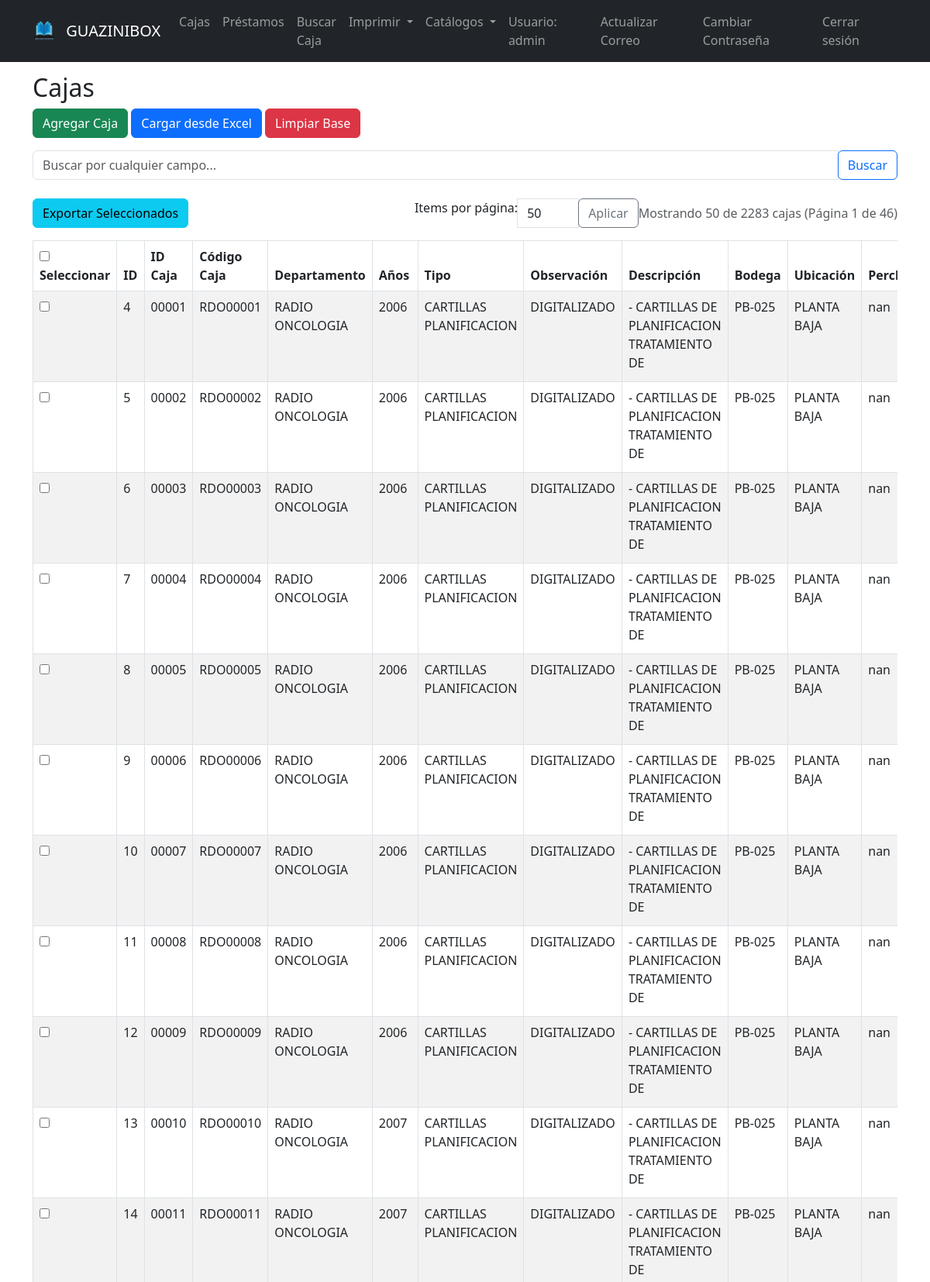
/cajas (signed in, upper part), run on the app's committed database.
### tables this page shows
CREATE TABLE users (
            id INTEGER PRIMARY KEY AUTOINCREMENT,
            username TEXT UNIQUE NOT NULL,
            password TEXT NOT NULL,
            email TEXT UNIQUE,
            reset_token TEXT,
            token_expiry TIMESTAMP
        );

CREATE TABLE cajas (
            id INTEGER PRIMARY KEY AUTOINCREMENT,
            id_caja TEXT,
            codigo_caja TEXT,
            departamento_id INTEGER,
            años TEXT,
            tipo_id INTEGER,
            observacion TEXT COLLATE NOCASE, 
            descripcion TEXT COLLATE NOCASE, 
            bodega_id INTEGER,
            ubicacion_id INTEGER,
            percha TEXT,
            fila TEXT,
            columna TEXT,
            qr_path TEXT,
            FOREIGN KEY(departamento_id) REFERENCES departamentos(id),
            FOREIGN KEY(tipo_id) REFERENCES tipos(id),
            FOREIGN KEY(bodega_id) REFERENCES bodegas(id),
            FOREIGN KEY(ubicacion_id) REFERENCES ubicaciones(id)
        );

CREATE TABLE departamentos (
            id INTEGER PRIMARY KEY AUTOINCREMENT,
            nombre TEXT NOT NULL,
            cover_template TEXT
        );

CREATE TABLE tipos (
            id INTEGER PRIMARY KEY AUTOINCREMENT,
            nombre TEXT NOT NULL
        );

CREATE TABLE bodegas (
            id INTEGER PRIMARY KEY AUTOINCREMENT,
            nombre TEXT NOT NULL,
            tamano TEXT
        );

CREATE TABLE ubicaciones (
            id INTEGER PRIMARY KEY AUTOINCREMENT,
            nombre TEXT NOT NULL
        );

### app.py (the view)
@app.route("/cajas", methods=["GET"])
@login_required
def cajas():
    search_term = request.args.get('search', '')
    page = request.args.get('page', 1, type=int)
    try:
        per_page_str = request.args.get('per_page', '50')
        per_page = int(per_page_str)
        print(f"Valor per_page recibido: {per_page_str}, convertido a: {per_page}")
    except (ValueError, TypeError):
        per_page = 50
        print(f"Error al convertir per_page, usando valor predeterminado: {per_page}")
    if per_page < 1:
        per_page = 50  # Valor predeterminado si está fuera de rango
        print(f"per_page fuera de rango, establecido a: {per_page}")
    if search_term:
        cajas, total = search_cajas(search_term, page, per_page)
    else:
        cajas, total = get_all_cajas(page, per_page)
    total_pages = (total + per_page - 1) // per_page
    return render_template(
        "cajas.html",
        cajas=cajas,
        search_term=search_term,
        page=page,
        total_pages=total_pages,
        total=total,
        per_page=per_page
    )

### app.py (called while the page is built)
def get_db_connection():
    conn = sqlite3.connect("archivo.db")
    conn.row_factory = sqlite3.Row
    return conn

def get_user_by_id(user_id):
    conn = get_db_connection()
    user = conn.execute("SELECT * FROM users WHERE id = ?", (user_id,)).fetchone()
    conn.close()
    if not user:
        return None
    return User(user["id"], user["username"], user["password"],
               user["email"] if "email" in user.keys() else None,
               user["reset_token"] if "reset_token" in user.keys() else None,
               user["token_expiry"] if "token_expiry" in user.keys() else None)

@login_manager.user_loader
def load_user(user_id):
    return get_user_by_id(user_id)

def get_all_cajas(page=1, per_page=50):
    conn = get_db_connection()
    offset = (page - 1) * per_page
    total = conn.execute("SELECT COUNT(*) FROM cajas").fetchone()[0]
    cajas = conn.execute("""
        SELECT c.*, d.nombre as departamento, t.nombre as tipo,
        b.nombre as bodega, u.nombre as ubicacion
        FROM cajas c
        LEFT JOIN departamentos d ON c.departamento_id = d.id
        LEFT JOIN tipos t ON c.tipo_id = t.id
        LEFT JOIN bodegas b ON c.bodega_id = b.id
        LEFT JOIN ubicaciones u ON c.ubicacion_id = u.id
        LIMIT ? OFFSET ?
    """, (per_page, offset)).fetchall()
    conn.close()
    return cajas, total

### templates/cajas.html (shortened to what this page needs)
{% extends "base.html" %}
{% block content %}
<h2>Cajas</h2>
<div class="mb-3">
  <a href="{{ url_for('add_caja_route') }}" class="btn btn-success">Agregar Caja</a>
  <a href="{{ url_for('cargar_excel') }}" class="btn btn-primary"> Cargar desde Excel</a>
  <button type="button" class="btn btn-danger" data-bs-toggle="modal" data-bs-target="#limpiarBaseModal">
     Limpiar Base
  </button>
</div>
<div class="mb-4">
  <form action="{{ url_for('cajas') }}" method="GET" class="form-inline">
    <div class="input-group w-100">
      <input type="text" name="search" class="form-control" placeholder="Buscar por cualquier campo..." value="{{ search_term }}">
      <div class="input-group-append">
        <button class="btn btn-outline-primary" type="submit"> Buscar</button>
      </div>
    </div>
  </form>
</div>
<div class="mb-3 d-flex justify-content-between align-items-center">
  <div>
    <button id="exportar-seleccionados" class="btn btn-info"> Exportar Seleccionados</button>
  </div>
  <div class="d-flex align-items-center">
    <div class="mr-3">
      <form id="per-page-form" class="form-inline" action="{{ url_for('cajas') }}" method="GET">
        <div class="input-group">
          <label class="mr-2">Items por página:</label>
          <input type="number" name="per_page" class="form-control" value="{{ per_page }}" min="1" style="width: 80px;" id="per-page-input">
          <div class="input-group-append">
            <button type="submit" class="btn btn-outline-secondary">Aplicar</button>
          </div>
        </div>
      </form>
    </div>
    <div class="text-muted">
      Mostrando {{ cajas|length }} de {{ total }} cajas (Página {{ page }} de {{ total_pages }})
    </div>
  </div>
</div>
<div class="table-responsive">
<table class="table table-bordered table-striped">
  <thead>
    <tr>
      <th><input type="checkbox" id="seleccionar-todos"> Seleccionar</th>
      <th>ID</th>
      <th>ID Caja</th>
      <th>Código Caja</th>
      <th>Departamento</th>
      <th>Años</th>
      <th>Tipo</th>
      <th>Observación</th>
      <th>Descripción</th>
      <th>Bodega</th>
      <th>Ubicación</th>
      <th>Percha</th>
    </tr>
  </thead>
  <tbody>
    {% for caja in cajas %}
    <tr>
      <td><input type="checkbox" name="cajas_seleccionadas" value="{{ caja.id }}" class="checkbox-caja"></td>
      <td>{{ caja.id }}</td>
      <td>{{ caja.id_caja }}</td>
      <td>{{ caja.codigo_caja }}</td>
      <td>{{ caja.departamento }}</td>
      <td>{{ caja.años }}</td>
      <td>{{ caja.tipo }}</td>
      <td>
        <div class="text-wrap" style="max-width: 150px; max-height: 80px; overflow-y: auto;">
          {{ caja.observacion }}
        </div>
      </td>
      <td>
        <div class="text-wrap" style="max-width: 200px; max-height: 100px; overflow-y: auto;">
          {{ caja.descripcion }}
        </div>
      </td>
      <td>{{ caja.bodega }}</td>
      <td>{{ caja.ubicacion }}</td>
      <td>{{ caja.percha }}</td>
    </tr>
    {% endfor %}
  </tbody>
</table>
</div>
    {% set start_page = [1, page - 2]|max %}
    {% set end_page = [total_pages, start_page + 4]|min %}
    {% set start_page = [1, end_page - 4]|max %}
{% endblock %}

### templates/base.html (shortened to what this page needs)
<!DOCTYPE html>
<html lang="es">
<head>
  <link href="https://cdn.jsdelivr.net/npm/bootstrap@5.3.0/dist/css/bootstrap.min.css" rel="stylesheet">
</head>
<body>
  <nav class="navbar navbar-expand-lg navbar-dark bg-dark fixed-top">
    <div class="container">
      <a class="navbar-brand" href="{{ url_for('index') }}">
        <img src="{{ url_for('static', filename='img/guazinibox_transparent.png') }}" alt="Logo" height="30" class="d-inline-block align-text-top me-2">
        GUAZINIBOX
      </a>
      {% if current_user.is_authenticated %}
      <div class="collapse navbar-collapse" id="navbarNav">
        <ul class="navbar-nav me-auto">
          <li class="nav-item"><a class="nav-link" href="{{ url_for('cajas') }}">Cajas</a></li>
          <li class="nav-item"><a class="nav-link" href="{{ url_for('prestamos') }}">Préstamos</a></li>
          <li class="nav-item"><a class="nav-link" href="{{ url_for('search_caja') }}">Buscar Caja</a></li>
          <li class="nav-item dropdown">
            <a class="nav-link dropdown-toggle" href="#" id="imprimirDropdown" role="button" data-bs-toggle="dropdown" aria-expanded="false">
              Imprimir
            </a>
          </li>
          <li class="nav-item dropdown">
            <a class="nav-link dropdown-toggle" href="#" id="catalogosDropdown" role="button" data-bs-toggle="dropdown" aria-expanded="false">
              Catálogos
            </a>
          </li>
        </ul>
        <ul class="navbar-nav">
          <li class="nav-item"><span class="nav-link">Usuario: {{ current_user.username }}</span></li>
          <li class="nav-item"><a class="nav-link" href="{{ url_for('update_email') }}">Actualizar Correo</a></li>
          <li class="nav-item"><a class="nav-link" href="{{ url_for('cambiar_clave') }}">Cambiar Contraseña</a></li>
          <li class="nav-item"><a class="nav-link" href="{{ url_for('logout') }}">Cerrar sesión</a></li>
        </ul>
      </div>
      {% else %}
      <ul class="navbar-nav ms-auto">
        <li class="nav-item"><a class="nav-link" href="{{ url_for('login') }}">Iniciar Sesión</a></li>
        <li class="nav-item"><a class="nav-link" href="{{ url_for('register') }}">Registrarse</a></li>
      </ul>
      {% endif %}
    </div>
  </nav>
  <div class="container mt-4">
    {% block content %}{% endblock %}
  </div>
</body>
</html>

### templates/base.html (style rules this page uses)
body { padding-top: 70px; }

### data on the page
users: username "admin"
cajas: id "4", id_caja "00001", codigo_caja "RDO00001", departamento "RADIO ONCOLOGIA", años "2006", tipo "CARTILLAS PLANIFICACION", observacion "DIGITALIZADO", descripcion "- CARTILLAS DE PLANIFICACION TRATAMIENTO DE…", bodega "PB-025", ubicacion "PLANTA BAJA", percha "nan"
cajas: id "5", id_caja "00002", codigo_caja "RDO00002", departamento "RADIO ONCOLOGIA", años "2006", tipo "CARTILLAS PLANIFICACION", observacion "DIGITALIZADO", descripcion "- CARTILLAS DE PLANIFICACION TRATAMIENTO DE…", bodega "PB-025", ubicacion "PLANTA BAJA", percha "nan"
cajas: id "6", id_caja "00003", codigo_caja "RDO00003", departamento "RADIO ONCOLOGIA", años "2006", tipo "CARTILLAS PLANIFICACION", observacion "DIGITALIZADO", descripcion "- CARTILLAS DE PLANIFICACION TRATAMIENTO DE…", bodega "PB-025", ubicacion "PLANTA BAJA", percha "nan"
cajas: id "7", id_caja "00004", codigo_caja "RDO00004", departamento "RADIO ONCOLOGIA", años "2006", tipo "CARTILLAS PLANIFICACION", observacion "DIGITALIZADO", descripcion "- CARTILLAS DE PLANIFICACION TRATAMIENTO DE…", bodega "PB-025", ubicacion "PLANTA BAJA", percha "nan"
cajas: id "8", id_caja "00005", codigo_caja "RDO00005", departamento "RADIO ONCOLOGIA", años "2006", tipo "CARTILLAS PLANIFICACION", observacion "DIGITALIZADO", descripcion "- CARTILLAS DE PLANIFICACION TRATAMIENTO DE…", bodega "PB-025", ubicacion "PLANTA BAJA", percha "nan"
cajas: id "9", id_caja "00006", codigo_caja "RDO00006", departamento "RADIO ONCOLOGIA", años "2006", tipo "CARTILLAS PLANIFICACION", observacion "DIGITALIZADO", descripcion "- CARTILLAS DE PLANIFICACION TRATAMIENTO DE…", bodega "PB-025", ubicacion "PLANTA BAJA", percha "nan"
cajas: id "10", id_caja "00007", codigo_caja "RDO00007", departamento "RADIO ONCOLOGIA", años "2006", tipo "CARTILLAS PLANIFICACION", observacion "DIGITALIZADO", descripcion "- CARTILLAS DE PLANIFICACION TRATAMIENTO DE…", bodega "PB-025", ubicacion "PLANTA BAJA", percha "nan"
cajas: id "11", id_caja "00008", codigo_caja "RDO00008", departamento "RADIO ONCOLOGIA", años "2006", tipo "CARTILLAS PLANIFICACION", observacion "DIGITALIZADO", descripcion "- CARTILLAS DE PLANIFICACION TRATAMIENTO DE…", bodega "PB-025", ubicacion "PLANTA BAJA", percha "nan"
cajas: id "12", id_caja "00009", codigo_caja "RDO00009", departamento "RADIO ONCOLOGIA", años "2006", tipo "CARTILLAS PLANIFICACION", observacion "DIGITALIZADO", descripcion "- CARTILLAS DE PLANIFICACION TRATAMIENTO DE…", bodega "PB-025", ubicacion "PLANTA BAJA", percha "nan"
cajas: id "13", id_caja "00010", codigo_caja "RDO00010", departamento "RADIO ONCOLOGIA", años "2007", tipo "CARTILLAS PLANIFICACION", observacion "DIGITALIZADO", descripcion "- CARTILLAS DE PLANIFICACION TRATAMIENTO DE…", bodega "PB-025", ubicacion "PLANTA BAJA", percha "nan"
cajas: id "14", id_caja "00011", codigo_caja "RDO00011", departamento "RADIO ONCOLOGIA", años "2007", tipo "CARTILLAS PLANIFICACION", observacion "DIGITALIZADO", descripcion "- CARTILLAS DE PLANIFICACION TRATAMIENTO DE…", bodega "PB-025", ubicacion "PLANTA BAJA", percha "nan"

### other printed values
{{ cajas|length }} "50"
{{ total }} "2283"
{{ page }} "1"
{{ total_pages }} "46"
